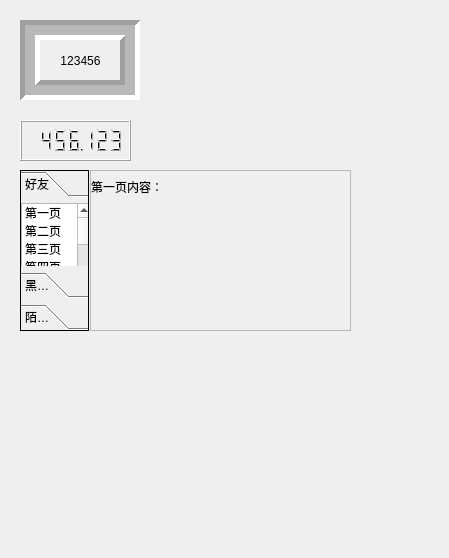
<?xml version="1.0" encoding="UTF-8"?>
<ui version="4.0">
 <class>MyWidget</class>
 <widget class="QWidget" name="MyWidget">
  <property name="geometry">
   <rect>
    <x>0</x>
    <y>0</y>
    <width>449</width>
    <height>558</height>
   </rect>
  </property>
  <property name="windowTitle">
   <string>MyWidget</string>
  </property>
  <widget class="QFrame" name="frame">
   <property name="geometry">
    <rect>
     <x>20</x>
     <y>20</y>
     <width>120</width>
     <height>80</height>
    </rect>
   </property>
   <property name="frameShape">
    <enum>QFrame::Box</enum>
   </property>
   <property name="frameShadow">
    <enum>QFrame::Sunken</enum>
   </property>
   <property name="lineWidth">
    <number>5</number>
   </property>
   <property name="midLineWidth">
    <number>10</number>
   </property>
   <widget class="QLabel" name="label">
    <property name="geometry">
     <rect>
      <x>20</x>
      <y>20</y>
      <width>81</width>
      <height>41</height>
     </rect>
    </property>
    <property name="text">
     <string>123456</string>
    </property>
    <property name="scaledContents">
     <bool>true</bool>
    </property>
    <property name="alignment">
     <set>Qt::AlignCenter</set>
    </property>
    <property name="wordWrap">
     <bool>true</bool>
    </property>
   </widget>
  </widget>
  <widget class="QLCDNumber" name="lcdNumber">
   <property name="geometry">
    <rect>
     <x>20</x>
     <y>120</y>
     <width>111</width>
     <height>41</height>
    </rect>
   </property>
   <property name="smallDecimalPoint">
    <bool>true</bool>
   </property>
   <property name="digitCount">
    <number>7</number>
   </property>
   <property name="value" stdset="0">
    <double>456.122999999999990</double>
   </property>
  </widget>
  <widget class="QStackedWidget" name="stackedWidget">
   <property name="geometry">
    <rect>
     <x>90</x>
     <y>170</y>
     <width>261</width>
     <height>161</height>
    </rect>
   </property>
   <property name="frameShape">
    <enum>QFrame::StyledPanel</enum>
   </property>
   <property name="currentIndex">
    <number>0</number>
   </property>
   <widget class="QWidget" name="page">
    <widget class="QLabel" name="label_2">
     <property name="geometry">
      <rect>
       <x>0</x>
       <y>0</y>
       <width>211</width>
       <height>31</height>
      </rect>
     </property>
     <property name="text">
      <string>第一页内容：</string>
     </property>
    </widget>
   </widget>
   <widget class="QWidget" name="page_5">
    <widget class="QLabel" name="label_6">
     <property name="geometry">
      <rect>
       <x>10</x>
       <y>10</y>
       <width>54</width>
       <height>12</height>
      </rect>
     </property>
     <property name="text">
      <string>2</string>
     </property>
    </widget>
   </widget>
   <widget class="QWidget" name="page_4">
    <widget class="QLabel" name="label_5">
     <property name="geometry">
      <rect>
       <x>20</x>
       <y>10</y>
       <width>54</width>
       <height>12</height>
      </rect>
     </property>
     <property name="text">
      <string>3</string>
     </property>
    </widget>
   </widget>
   <widget class="QWidget" name="page_3">
    <widget class="QLabel" name="label_4">
     <property name="geometry">
      <rect>
       <x>10</x>
       <y>10</y>
       <width>54</width>
       <height>12</height>
      </rect>
     </property>
     <property name="text">
      <string>4</string>
     </property>
    </widget>
   </widget>
   <widget class="QWidget" name="page_2">
    <widget class="QLabel" name="label_3">
     <property name="geometry">
      <rect>
       <x>10</x>
       <y>0</y>
       <width>211</width>
       <height>31</height>
      </rect>
     </property>
     <property name="text">
      <string>第5页内容：</string>
     </property>
    </widget>
   </widget>
  </widget>
  <widget class="QToolBox" name="toolBox">
   <property name="geometry">
    <rect>
     <x>20</x>
     <y>170</y>
     <width>69</width>
     <height>161</height>
    </rect>
   </property>
   <property name="frameShape">
    <enum>QFrame::Box</enum>
   </property>
   <property name="currentIndex">
    <number>0</number>
   </property>
   <widget class="QWidget" name="page_6">
    <property name="geometry">
     <rect>
      <x>0</x>
      <y>0</y>
      <width>67</width>
      <height>81</height>
     </rect>
    </property>
    <attribute name="label">
     <string>好友</string>
    </attribute>
    <widget class="QListWidget" name="listWidget">
     <property name="geometry">
      <rect>
       <x>0</x>
       <y>0</y>
       <width>71</width>
       <height>81</height>
      </rect>
     </property>
     <item>
      <property name="text">
       <string>第一页</string>
      </property>
     </item>
     <item>
      <property name="text">
       <string>第二页</string>
      </property>
     </item>
     <item>
      <property name="text">
       <string>第三页</string>
      </property>
     </item>
     <item>
      <property name="text">
       <string>第四页</string>
      </property>
     </item>
     <item>
      <property name="text">
       <string>第五页</string>
      </property>
     </item>
     <item>
      <property name="text">
       <string>第六页</string>
      </property>
     </item>
     <item>
      <property name="text">
       <string>第七页</string>
      </property>
     </item>
     <item>
      <property name="text">
       <string>第八页</string>
      </property>
     </item>
     <item>
      <property name="text">
       <string>第九页</string>
      </property>
     </item>
    </widget>
   </widget>
   <widget class="QWidget" name="page_7">
    <property name="geometry">
     <rect>
      <x>0</x>
      <y>0</y>
      <width>67</width>
      <height>81</height>
     </rect>
    </property>
    <attribute name="label">
     <string>黑名单</string>
    </attribute>
    <widget class="QLabel" name="label_8">
     <property name="geometry">
      <rect>
       <x>10</x>
       <y>0</y>
       <width>54</width>
       <height>12</height>
      </rect>
     </property>
     <property name="text">
      <string>李四</string>
     </property>
    </widget>
   </widget>
   <widget class="QWidget" name="page_8">
    <attribute name="label">
     <string>陌生人</string>
    </attribute>
    <widget class="QLabel" name="label_9">
     <property name="geometry">
      <rect>
       <x>0</x>
       <y>0</y>
       <width>54</width>
       <height>12</height>
      </rect>
     </property>
     <property name="text">
      <string>王五</string>
     </property>
    </widget>
   </widget>
  </widget>
 </widget>
 <layoutdefault spacing="6" margin="11"/>
 <resources/>
 <connections>
  <connection>
   <sender>listWidget</sender>
   <signal>currentRowChanged(int)</signal>
   <receiver>stackedWidget</receiver>
   <slot>setCurrentIndex(int)</slot>
   <hints>
    <hint type="sourcelabel">
     <x>132</x>
     <y>231</y>
    </hint>
    <hint type="destinationlabel">
     <x>133</x>
     <y>206</y>
    </hint>
   </hints>
  </connection>
 </connections>
</ui>
